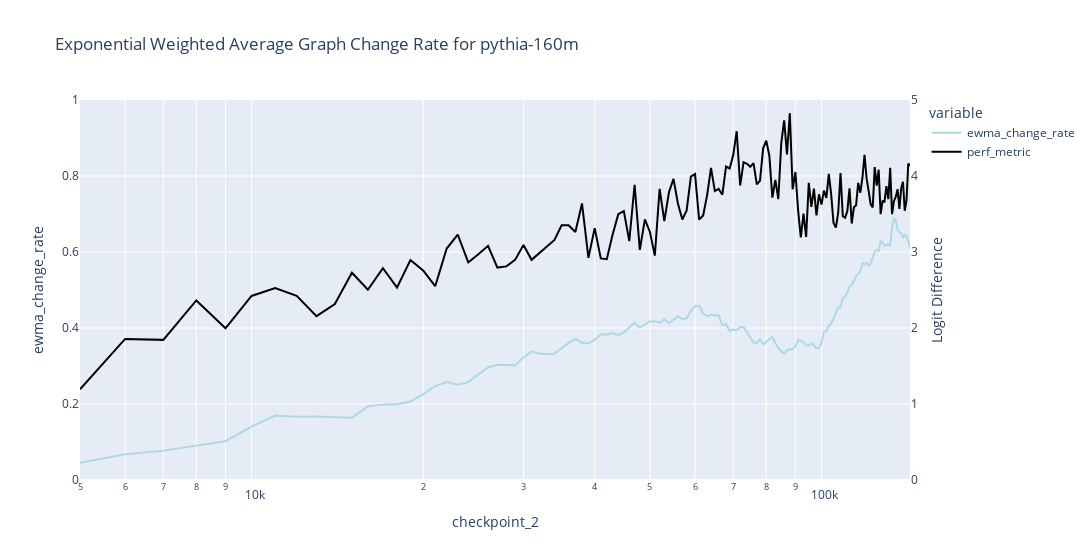

Notebook code for this chart:
### Code cell
jaccard_reference_results = compute_ewma_weighted_jaccard_similarity(df, alpha=0.1)
plot_graph_metric(jaccard_reference_results, 'ewma_change_rate', perf_metric_dict, f'Exponential Weighted Average Graph Change Rate for {MODEL_NAME}', y_range=1, x_axis_col='checkpoint_2', log_x=True)

### Figure 1 — Plotly figure (JSON) as saved in the notebook; plotly's stock layout.template omitted (floating-point values rounded to 4 significant figures; data arrays with more than 128 entries replaced by an {"elided": "..."} marker saying what was removed)
{"data": [{"hovertemplate": "variable=ewma_change_rate<br>checkpoint_2=%{x}<br>value=%{y}<extra></extra>", "legendgroup": "ewma_change_rate", "line": {"color": "lightblue", "dash": "solid"}, "marker": {"symbol": "circle"}, "mode": "lines", "name": "ewma_change_rate", "orientation": "v", "showlegend": true, "type": "scatter", "x": {"elided": "139 int values"}, "xaxis": "x", "y": {"elided": "139 float values"}, "yaxis": "y"}, {"line": {"color": "black"}, "mode": "lines", "name": "perf_metric", "type": "scatter", "x": {"elided": "139 int values"}, "y": {"elided": "139 float values"}, "yaxis": "y2"}], "layout": {"legend": {"title": {"text": "variable"}, "tracegroupgap": 0}, "title": {"text": "Exponential Weighted Average Graph Change Rate for pythia-160m"}, "width": 1200, "xaxis": {"anchor": "y", "domain": [0, 1], "title": {"text": "checkpoint_2"}, "type": "log"}, "yaxis": {"anchor": "x", "domain": [0, 1], "range": [0, 1], "title": {"text": "ewma_change_rate"}}, "yaxis2": {"overlaying": "y", "range": [0, 5], "showgrid": false, "side": "right", "title": {"text": "Logit Difference"}}}}
